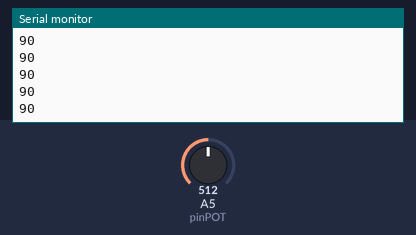
Bench run of a sketch on a simulated Arduino Uno, built with avr-gcc and run on an emulated ATmega328P. Parts: the last lines printed to the serial monitor. The inputs (shaded band) are chosen by the test bench; at power-on: A5 (pinPOT) = 512.

Above: at 1.2 s.
1.3 s: A5 (pinPOT) set to 716
At 1.31 s:
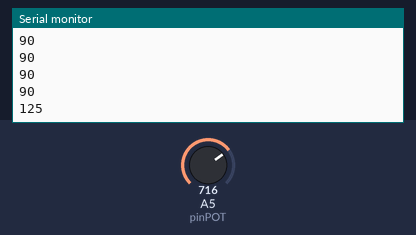
2.8 s: A5 (pinPOT) set to 900
At 2.81 s:
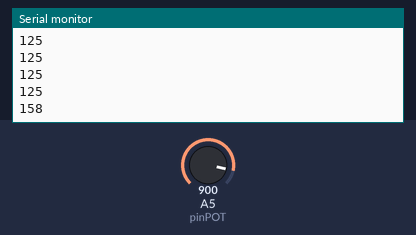
Timing chart, 0 to 5.8 s (numbered marks = the images above; inputs shaded):
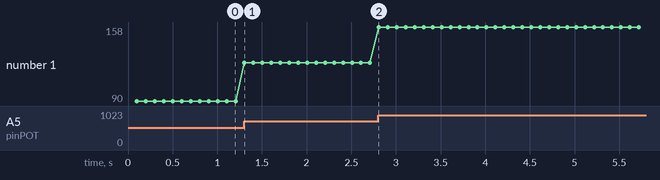

Measured:
- after the input at 1.3 s, the serial monitor: prints a new line at once (image 1)
- after the input at 2.8 s, the serial monitor: prints a new line at once (image 2)
- plotted number 1: 90 → 125 after the input at 1.3 s, 125 → 158 after the input at 2.8 s

The sketch:

potenciometro.ino
```cpp
//https://blogmasterwalkershop.com.br/arduino/arduino-utilizando-o-potenciometro-linear/
//https://www.arduino.cc/reference/en/language/functions/math/map/

const int pinPOT = A5;

float potValue = 0;

void setup() {
  Serial.begin(9600);
  pinMode(pinPOT, INPUT);
}

void loop() {
  delay(100);
  potValue = map(analogRead(pinPOT), 0, 1023, 0, 180); // from 0.0 to 180.0
  Serial.println(int(potValue));

}
```
